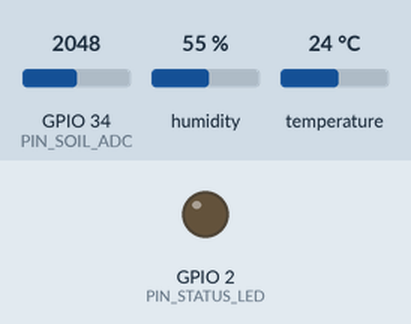
The sketch below on a simulated ESP32. Shown: output pins drawn as LEDs (lit = HIGH). The inputs (shaded band) are chosen by the test bench; at power-on: GPIO 34 (PIN_SOIL_ADC) = 2048, humidity 55 %, temperature 24 °C (analog values on the 0–4095 scale). WiFi joins after 1.5 s; servers stay silent unless stated; uploads are accepted with an empty reply; what the sketch prints to the serial monitor is not drawn.

Above: at 3.3 s.
At 5.18 s:
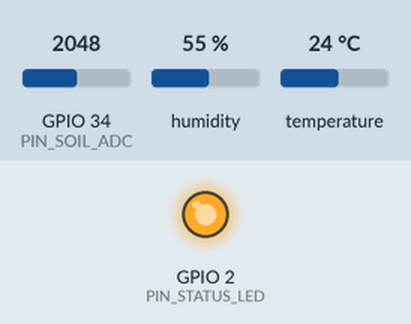
Timing chart, 0 to 8.1 s (numbered marks = the images above):
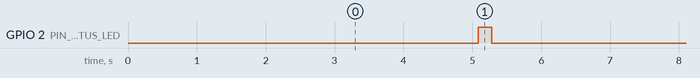

Measured:
- by itself, GPIO 2 (PIN_STATUS_LED): alternates HIGH for 0.20 s and LOW for 4.8 s

The sketch:

esp32_field_node.ino
```cpp
/*
 * ============================================================================
 * ESP32 Field Node Firmware — Ipomoea Edge-AIoT
 * Target Board : ESP32 DevKit V1 (Wi-Fi 2.4 GHz)
 * Sensors      :
 *   1. DHT22 (GPIO 4) -> Suhu Udara (°C) & Lembab Udara (% RH)
 *   2. Capacitive Soil Moisture v1.2 (GPIO 34 / ADC1_CH6) -> Lembab Tanah (%)
 *      Installed horizontally at 3–5 cm topsoil root depth of Kangkung.
 * Protocol     : HTTP POST JSON to Arduino UNO Q (/api/v1/telemetry) every 5s
 * ============================================================================
 */

#include <WiFi.h>
#include <HTTPClient.h>
#include <DHT.h>

// ---------------- WIFI & ARDUINO UNO Q SERVER CONFIG ----------------
const char* WIFI_SSID     = "realme C25";
const char* WIFI_PASSWORD = "asdfghjkl";

// Ganti IP di bawah dengan IP Arduino UNO Q (atau Laptop saat uji coba)
const char* UNO_Q_API_URL = "http://10.32.69.156:8000/api/v1/telemetry";
const char* NODE_ID       = "ESP32-FIELD-01";

// ---------------- PIN DEFINITIONS & CALIBRATION ---------------------
#define PIN_DHT22       4
#define DHT_TYPE        DHT22
#define PIN_SOIL_ADC    34   // Harus pin ADC1 (GPIO 32-39) agar tidak bentrok dengan Wi-Fi!
#define PIN_STATUS_LED  2

// Kalibrasi ADC 12-bit (0 - 4095) Sensor Kapasitif Tanah pada kedalaman 3-5 cm
const int ADC_AIR_DRY    = 3150; // Nilai ADC saat sensor kering di udara (0% Lembab Tanah)
const int ADC_WATER_WET  = 1380; // Nilai ADC saat tanah jenuh air (100% Lembab Tanah)

DHT dht(PIN_DHT22, DHT_TYPE);
unsigned long lastSendMs = 0;
const unsigned long SEND_INTERVAL_MS = 5000; // Kirim real-time setiap 5 detik

// Filter Median 5 sampel untuk menghilangkan noise pembacaan ADC tanah
int readFilteredSoilAdc() {
  int samples[5];
  for (int i = 0; i < 5; i++) {
    samples[i] = analogRead(PIN_SOIL_ADC);
    delay(15);
  }
  // Pengurutan sederhana (Bubble Sort 5 elemen)
  for (int i = 0; i < 4; i++) {
    for (int j = i + 1; j < 5; j++) {
      if (samples[j] < samples[i]) {
        int tmp = samples[i];
        samples[i] = samples[j];
        samples[j] = tmp;
      }
    }
  }
  return samples[2]; // Nilai tengah (Median)
}

float convertAdcToSoilPercent(int adcRaw) {
  float pct = (float)(ADC_AIR_DRY - adcRaw) * 100.0f / (float)(ADC_AIR_DRY - ADC_WATER_WET);
  if (pct < 0.0f) pct = 0.0f;
  if (pct > 100.0f) pct = 100.0f;
  return pct;
}

void connectWiFi() {
  if (WiFi.status() == WL_CONNECTED) return;
  Serial.print("[WiFi] Menghubungkan ke ");
  Serial.println(WIFI_SSID);
  WiFi.mode(WIFI_STA);
  WiFi.begin(WIFI_SSID, WIFI_PASSWORD);

  int attempts = 0;
  while (WiFi.status() != WL_CONNECTED && attempts < 25) {
    delay(400);
    Serial.print(".");
    attempts++;
  }
  if (WiFi.status() == WL_CONNECTED) {
    Serial.println("\n[WiFi] Terhubung! IP ESP32: " + WiFi.localIP().toString());
  } else {
    Serial.println("\n[WiFi] Gagal terhubung, akan dicoba ulang...");
  }
}

void setup() {
  Serial.begin(115200);
  pinMode(PIN_STATUS_LED, OUTPUT);
  analogReadResolution(12);
  analogSetAttenuation(ADC_11db); // Rentang pembacaan penuh 0 - 3.3V
  dht.begin();
  connectWiFi();
}

void loop() {
  unsigned long now = millis();
  if (now - lastSendMs < SEND_INTERVAL_MS) {
    return;
  }
  lastSendMs = now;

  connectWiFi();

  // 1. Baca Suhu Udara & Lembab Udara dari DHT22
  float temperature = dht.readTemperature();
  float humidity    = dht.readHumidity();

  if (isnan(temperature) || isnan(humidity)) {
    Serial.println("[WARN] Pembacaan DHT22 gagal, menggunakan nilai cadangan aman.");
    temperature = 28.8;
    humidity    = 73.0;
  }

  // 2. Baca Lembab Tanah dari Sensor Kapasitif v1.2
  int adcRaw         = readFilteredSoilAdc();
  float soilMoisture = convertAdcToSoilPercent(adcRaw);

  // 3. Susun Payload JSON untuk dikirim ke Arduino UNO Q
  String jsonPayload = "{";
  jsonPayload += "\"temperature\":" + String(temperature, 1) + ",";
  jsonPayload += "\"humidity\":" + String(humidity, 1) + ",";
  jsonPayload += "\"soil_moisture\":" + String(soilMoisture, 1) + ",";
  jsonPayload += "\"adc_raw\":" + String(adcRaw) + ",";
  jsonPayload += "\"node_id\":\"" + String(NODE_ID) + "\"";
  jsonPayload += "}";

  Serial.println("[TELEMETRY] " + jsonPayload);

  if (WiFi.status() == WL_CONNECTED) {
    HTTPClient http;
    http.begin(UNO_Q_API_URL);
    http.addHeader("Content-Type", "application/json");
    http.setTimeout(3000);

    digitalWrite(PIN_STATUS_LED, HIGH);
    int httpCode = http.POST(jsonPayload);
    digitalWrite(PIN_STATUS_LED, LOW);

    if (httpCode > 0) {
      Serial.printf("[HTTP] Terkirim ke UNO Q (Status %d)\n", httpCode);
    } else {
      Serial.printf("[HTTP] Gagal kirim: %s\n", http.errorToString(httpCode).c_str());
    }
    http.end();
  }
}
```
